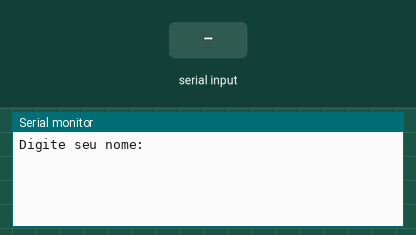
This sketch was run on a simulated Arduino Uno, built with avr-gcc and run on an emulated ATmega328P. Parts: the last lines printed to the serial monitor. The inputs (shaded band) are chosen by the test bench.

Above: at 1.2 s.
1.3 s: "90,45\n" received over Serial
At 1.9 s:
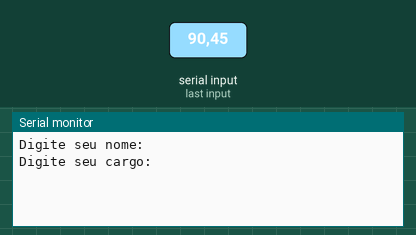
2.8 s: "30,150\n" received over Serial
At 4.0 s:
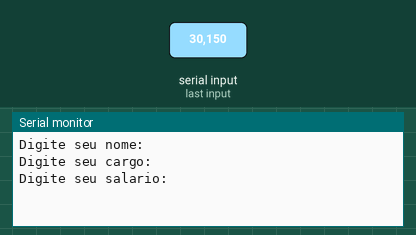
4.3 s: "5\n" received over Serial
At 5.0 s:
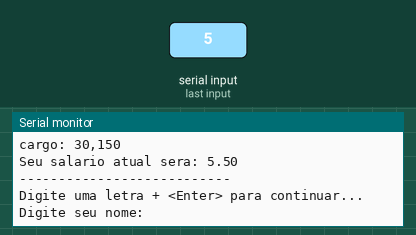

The sketch:

exerc_cios_081.ino
```cpp
/*

Faça um programa que receba o nome, cargo e salário de um funcionário.
Se o  funcionário ganhar abaixo de 1000 reais, calcule o salário acrescido de 10%.
Ao final exiba o nome, o cargo e o salário desse funcionário.

*/
//Variáveis

void setup()
{
  Serial.begin(9600);
}

String nome = "";
String cargo = "";
float salario = 0;
float acrescido = 0;

void loop()
{
  //entrada
  Serial.println ("Digite seu nome: ");//pergunta
  while(! Serial.available() );//espera o usuario digitar/dar um <Enter>
  nome = Serial.readStringUntil('\n');//resposta de nome do usuario
  nome.trim();

  Serial.println ("Digite seu cargo: ");//pergunta
  while(! Serial.available() );//espera o usuario digitar/dar um <Enter>
  cargo = Serial.readStringUntil('\n');//resposta de nome do usuario
  cargo.trim();

  Serial.println ("Digite seu salario: ");//pergunta
  while(! Serial.available() );//espera o usuario digitar/dar um <Enter>
  salario = Serial.parseInt();//resposta do usario

  //acrescido
  acrescido = salario * 0.10;

  if(salario <1000){
    salario = salario + acrescido;
  } else {
    salario = salario;
  }

  //saida - formatada
  Serial.println("Relatorio:");
  Serial.println();
  Serial.println("---------------------------");
  Serial.println();
  Serial.print ("nome: ");
  Serial.println (nome);
  Serial.print ("cargo: ");
  Serial.println (cargo);
  Serial.println ("Seu salario atual sera: " + String(salario) );
  Serial.println ();
  Serial.println("---------------------------");

  Serial.println("Digite uma letra + <Enter> para continuar...");//gambi para fazer o programa parar
  while (! Serial.available());
  Serial.println ();
  Serial.println ();
  Serial.read ();//limpa o cache do /n - o <Enter>

}
```

Measured:
- after the input at 1.3 s, the serial monitor: prints a new line at once (image 1)
- after the input at 2.8 s, the serial monitor: prints a new line at once (image 2)
- after the input at 4.3 s, the serial monitor: prints a new line at once (image 3)
